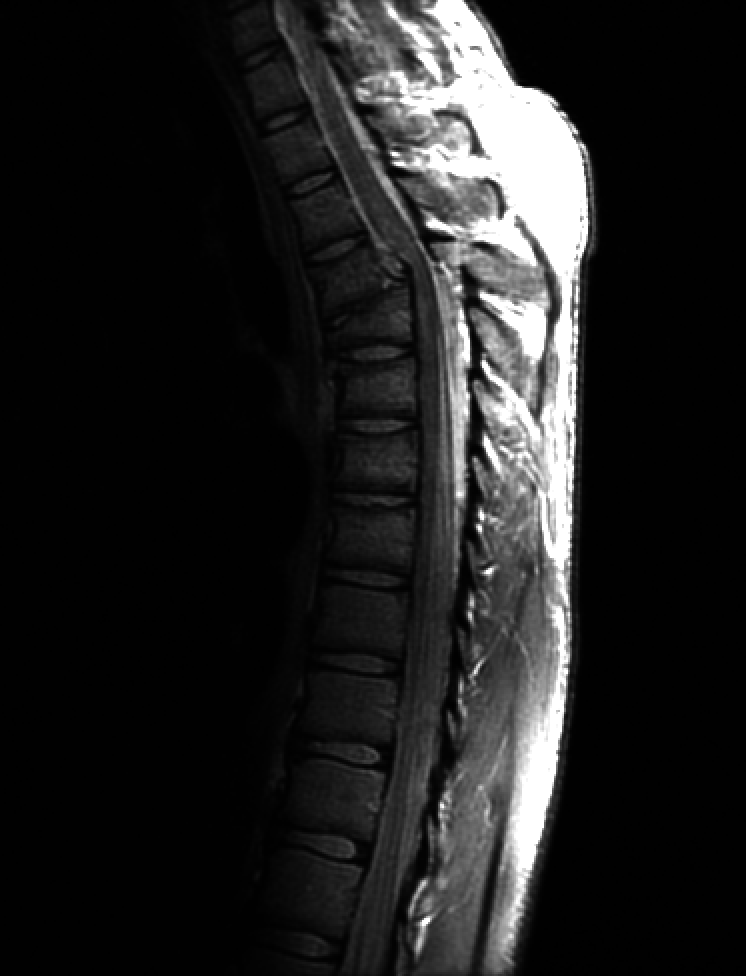
#> input picture Exercícios - Transformações e Histograma/fractured_spine.tif, 746 x 976 px
$ python planodebits.py
#> lines starting #> are read from the running program, lines starting #| are printed output that depends on the picture; after the words box and inside, x2 and y2 are one past the last pixel; in counts of white or black regions, pixels touching at a corner belong together
import cv2
import numpy as np
import matplotlib.pyplot as plt

# Carregar a imagem
imagem = cv2.imread('fractured_spine.tif', 0)  # 0 para carregar a imagem em escala de cinza
#> imagem is the input picture: shape (976, 746); min 0, max 255, mean 32.6

# Obter as dimensões da imagem
altura, largura = imagem.shape
#> altura = 976; largura = 746

# Criar uma lista para armazenar os planos de bits
planos_de_bits = []

# Extrair cada plano de bits
for i in range(8):  # Vamos considerar 8 bits, mas você pode ajustar conforme necessário
    plano = (imagem >> i) & 1  # Extrair o bit de cada pixel
    planos_de_bits.append(plano)
#> this loop made 8 passes
#> pass 1, `plano = (imagem >> i) & 1`:
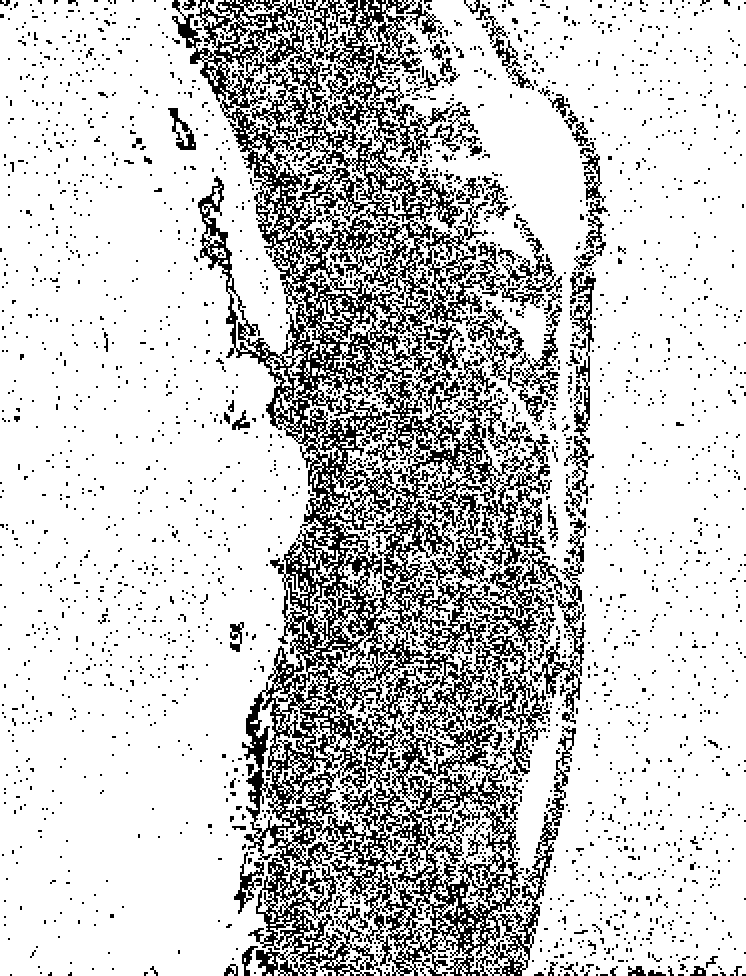
#> plano: shape (976, 746); values 0 (black) and 1 (white), 79.3% white; black in thin lines or dots
#> pass 2, `plano = (imagem >> i) & 1`:
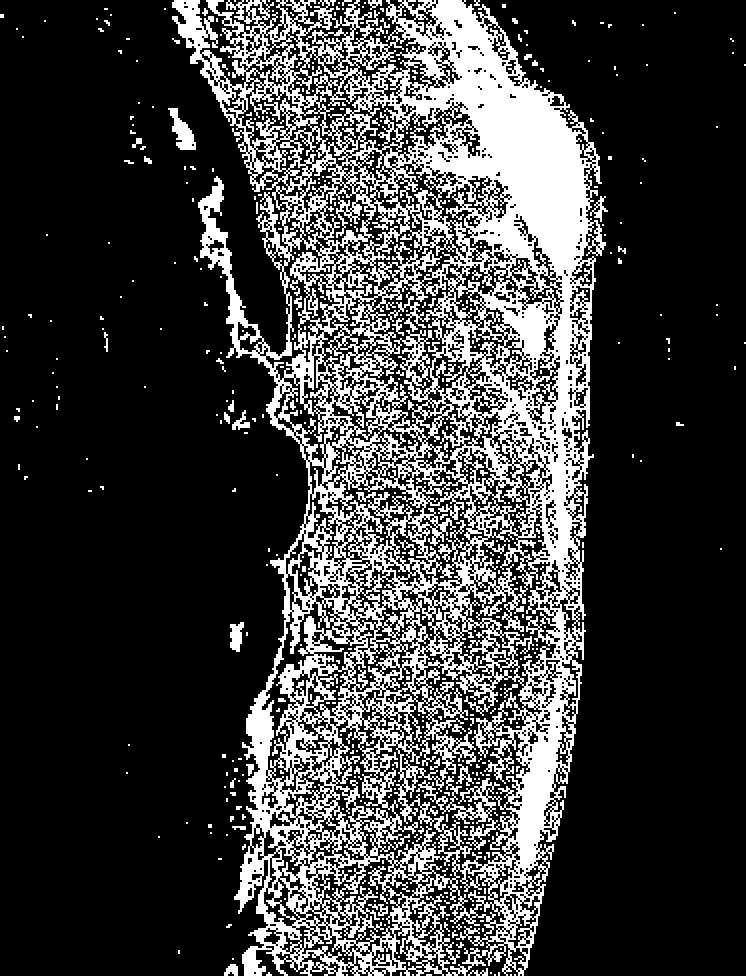
#> plano: shape (976, 746); values 0 (black) and 1 (white), 24.2% white; 478 white regions (413 under 20 px), largest, box (x1, y1, x2, y2) and area: (172, 0, 606, 976) 169988, (168, 108, 196, 150) 568, (230, 622, 244, 652) 296
#> pass 3, `plano = (imagem >> i) & 1`:
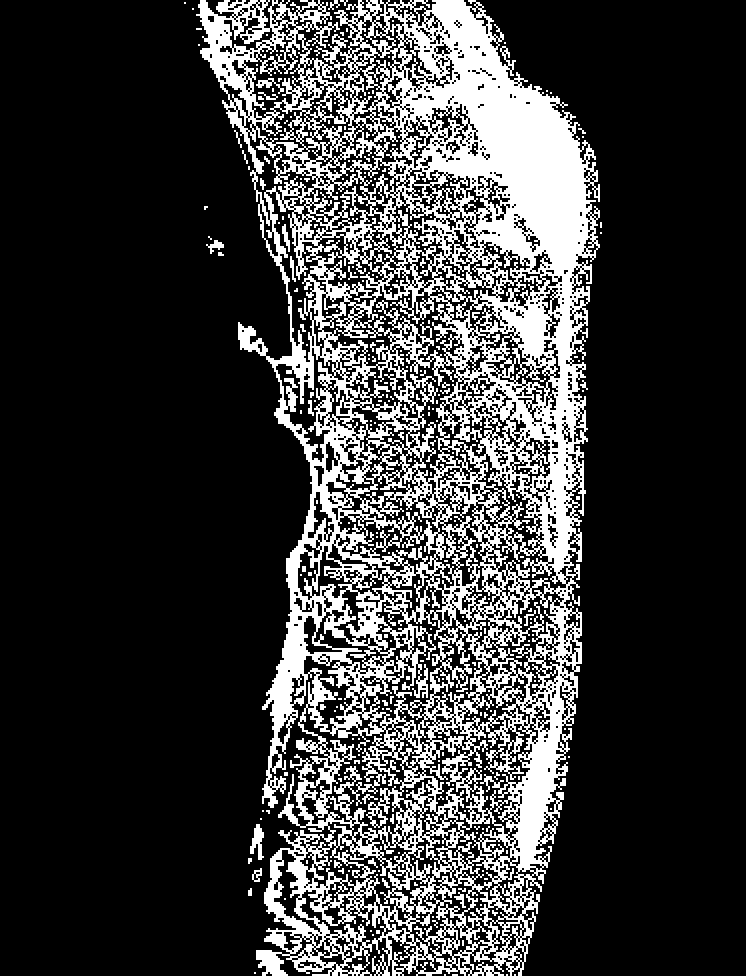
#> plano: shape (976, 746); values 0 (black) and 1 (white), 22.8% white; 258 white regions (210 under 20 px), largest, box (x1, y1, x2, y2) and area: (196, 0, 600, 976) 162932, (250, 824, 264, 860) 276, (256, 78, 284, 94) 140
#> after the loop, planos_de_bits = 8 items

# Configurar a grade para exibir as imagens
linhas = 2
colunas = 4

# Criar uma figura para exibir as imagens
fig, axs = plt.subplots(linhas, colunas, figsize=(12, 6))

# Exibir os planos de bits na grade
for i, plano in enumerate(planos_de_bits):
    row = i // colunas
    col = i % colunas
    axs[row, col].imshow(plano, cmap='gray')
    axs[row, col].set_title(f'Plano {i}')
    axs[row, col].axis('off')
#> this loop made 8 passes
#> (row, col) on passes 1 to 8: (0, 0), (0, 1), (0, 2), (0, 3), (1, 0), (1, 1), (1, 2), (1, 3)

plt.tight_layout()
plt.show()
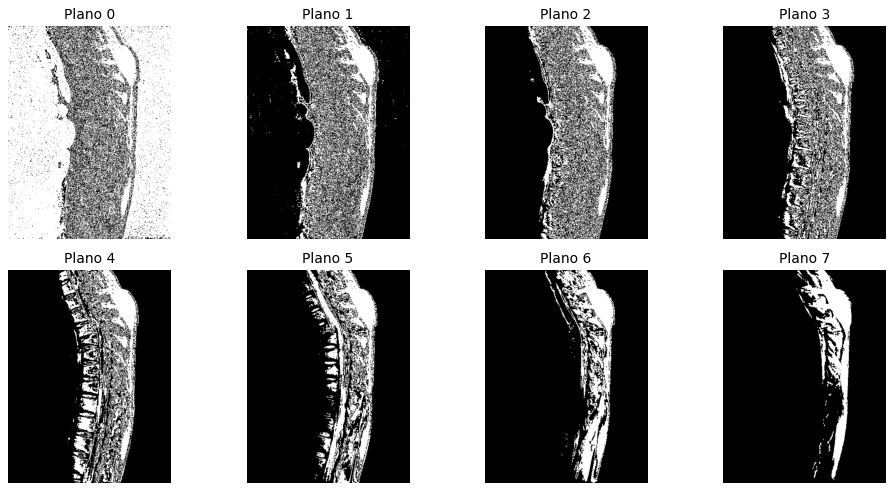
#> figure drawn by matplotlib, 8 panels
